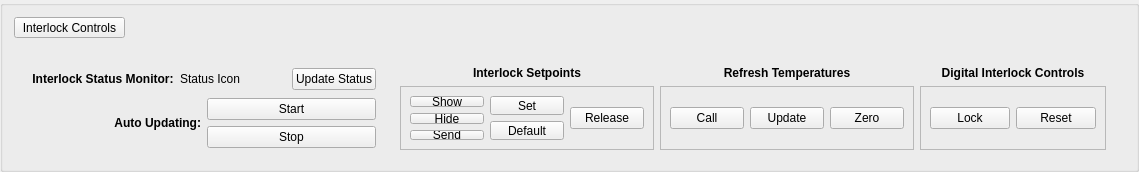
     <widget class="QGroupBox" name="interlock_control_box">
      <property name="sizePolicy">
       <sizepolicy hsizetype="Minimum" vsizetype="Preferred">
        <horstretch>0</horstretch>
        <verstretch>0</verstretch>
       </sizepolicy>
      </property>
      <property name="minimumSize">
       <size>
        <width>90</width>
        <height>0</height>
       </size>
      </property>
      <property name="maximumSize">
       <size>
        <width>16777215</width>
        <height>150</height>
       </size>
      </property>
      <layout class="QVBoxLayout" name="verticalLayout_21">
       <property name="spacing">
        <number>0</number>
       </property>
       <item>
        <spacer name="horizontalSpacer_4">
         <property name="orientation">
          <enum>Qt::Horizontal</enum>
         </property>
         <property name="sizeHint" stdset="0">
          <size>
           <width>200</width>
           <height>0</height>
          </size>
         </property>
        </spacer>
       </item>
       <item>
        <widget class="QPushButton" name="interlock_controls">
         <property name="sizePolicy">
          <sizepolicy hsizetype="Fixed" vsizetype="Fixed">
           <horstretch>0</horstretch>
           <verstretch>0</verstretch>
          </sizepolicy>
         </property>
         <property name="maximumSize">
          <size>
           <width>111</width>
           <height>21</height>
          </size>
         </property>
         <property name="font">
          <font>
           <underline>false</underline>
          </font>
         </property>
         <property name="text">
          <string>Interlock Controls</string>
         </property>
        </widget>
       </item>
       <item>
        <widget class="QWidget" name="control_box" native="true">
         <property name="sizePolicy">
          <sizepolicy hsizetype="Preferred" vsizetype="Fixed">
           <horstretch>0</horstretch>
           <verstretch>0</verstretch>
          </sizepolicy>
         </property>
         <property name="minimumSize">
          <size>
           <width>90</width>
           <height>120</height>
          </size>
         </property>
         <property name="maximumSize">
          <size>
           <width>1134</width>
           <height>100</height>
          </size>
         </property>
         <property name="acceptDrops">
          <bool>false</bool>
         </property>
         <layout class="QHBoxLayout" name="digital_controls">
          <item>
           <layout class="QHBoxLayout" name="horizontalLayout_2">
            <item>
             <layout class="QGridLayout" name="controller">
              <item row="0" column="1">
               <widget class="QFrame" name="control_frame">
                <property name="sizePolicy">
                 <sizepolicy hsizetype="Preferred" vsizetype="Preferred">
                  <horstretch>10</horstretch>
                  <verstretch>0</verstretch>
                 </sizepolicy>
                </property>
                <property name="minimumSize">
                 <size>
                  <width>100</width>
                  <height>0</height>
                 </size>
                </property>
                <layout class="QGridLayout" name="refresh_temps">
                 <item row="1" column="3">
                  <spacer name="horizontalSpacer_2">
                   <property name="orientation">
                    <enum>Qt::Horizontal</enum>
                   </property>
                   <property name="sizeHint" stdset="0">
                    <size>
                     <width>70</width>
                     <height>0</height>
                    </size>
                   </property>
                  </spacer>
                 </item>
                 <item row="0" column="2">
                  <spacer name="horizontalSpacer_12">
                   <property name="orientation">
                    <enum>Qt::Horizontal</enum>
                   </property>
                   <property name="sizeHint" stdset="0">
                    <size>
                     <width>2</width>
                     <height>10</height>
                    </size>
                   </property>
                  </spacer>
                 </item>
                 <item row="0" column="0">
                  <spacer name="horizontalSpacer_10">
                   <property name="orientation">
                    <enum>Qt::Horizontal</enum>
                   </property>
                   <property name="sizeHint" stdset="0">
                    <size>
                     <width>2</width>
                     <height>10</height>
                    </size>
                   </property>
                  </spacer>
                 </item>
                 <item row="0" column="5">
                  <widget class="QLabel" name="digital_lock_label">
                   <property name="font">
                    <font>
                     <weight>75</weight>
                     <bold>true</bold>
                     <underline>false</underline>
                    </font>
                   </property>
                   <property name="text">
                    <string>Digital Interlock Controls</string>
                   </property>
                   <property name="alignment">
                    <set>Qt::AlignCenter</set>
                   </property>
                  </widget>
                 </item>
                 <item row="0" column="3">
                  <widget class="QLabel" name="update_temps_label">
                   <property name="font">
                    <font>
                     <weight>75</weight>
                     <italic>false</italic>
                     <bold>true</bold>
                     <underline>false</underline>
                    </font>
                   </property>
                   <property name="text">
                    <string>Refresh Temperatures</string>
                   </property>
                   <property name="alignment">
                    <set>Qt::AlignCenter</set>
                   </property>
                  </widget>
                 </item>
                 <item row="0" column="4">
                  <spacer name="horizontalSpacer_11">
                   <property name="orientation">
                    <enum>Qt::Horizontal</enum>
                   </property>
                   <property name="sizeHint" stdset="0">
                    <size>
                     <width>2</width>
                     <height>10</height>
                    </size>
                   </property>
                  </spacer>
                 </item>
                 <item row="2" column="3">
                  <widget class="QFrame" name="horizontalFrame">
                   <property name="frameShape">
                    <enum>QFrame::StyledPanel</enum>
                   </property>
                   <layout class="QHBoxLayout" name="horizontalLayout_4">
                    <item>
                     <widget class="QPushButton" name="call_temps">
                      <property name="font">
                       <font>
                        <underline>false</underline>
                       </font>
                      </property>
                      <property name="text">
                       <string>Call</string>
                      </property>
                     </widget>
                    </item>
                    <item>
                     <widget class="QPushButton" name="update_temps">
                      <property name="font">
                       <font>
                        <underline>false</underline>
                       </font>
                      </property>
                      <property name="text">
                       <string>Update</string>
                      </property>
                     </widget>
                    </item>
                    <item>
                     <widget class="QPushButton" name="zero_temps">
                      <property name="font">
                       <font>
                        <underline>false</underline>
                       </font>
                      </property>
                      <property name="text">
                       <string>Zero</string>
                      </property>
                     </widget>
                    </item>
                   </layout>
                  </widget>
                 </item>
                 <item row="2" column="1">
                  <widget class="QFrame" name="horizontalFrame_3">
                   <property name="frameShape">
                    <enum>QFrame::StyledPanel</enum>
                   </property>
                   <layout class="QHBoxLayout" name="horizontalLayout_6">
                    <item>
                     <layout class="QVBoxLayout" name="verticalLayout_2">
                      <item>
                       <widget class="QPushButton" name="show_setpoints">
                        <property name="font">
                         <font>
                          <underline>false</underline>
                         </font>
                        </property>
                        <property name="text">
                         <string>Show</string>
                        </property>
                       </widget>
                      </item>
                      <item>
                       <widget class="QPushButton" name="hide_setpoints">
                        <property name="font">
                         <font>
                          <underline>false</underline>
                         </font>
                        </property>
                        <property name="text">
                         <string>Hide</string>
                        </property>
                       </widget>
                      </item>
                      <item>
                       <widget class="QPushButton" name="send_setpoints">
                        <property name="font">
                         <font>
                          <underline>false</underline>
                         </font>
                        </property>
                        <property name="text">
                         <string>Send</string>
                        </property>
                       </widget>
                      </item>
                     </layout>
                    </item>
                    <item>
                     <layout class="QVBoxLayout" name="verticalLayout_3">
                      <item>
                       <widget class="QPushButton" name="set_setpoints">
                        <property name="font">
                         <font>
                          <underline>false</underline>
                         </font>
                        </property>
                        <property name="text">
                         <string>Set</string>
                        </property>
                       </widget>
                      </item>
                      <item>
                       <widget class="QPushButton" name="default_setpoints">
                        <property name="font">
                         <font>
                          <underline>false</underline>
                         </font>
                        </property>
                        <property name="text">
                         <string>Default</string>
                        </property>
                       </widget>
                      </item>
                     </layout>
                    </item>
                    <item>
                     <widget class="QPushButton" name="release_setpoints">
                      <property name="font">
                       <font>
                        <underline>false</underline>
                       </font>
                      </property>
                      <property name="text">
                       <string>Release</string>
                      </property>
                     </widget>
                    </item>
                   </layout>
                  </widget>
                 </item>
                 <item row="2" column="5">
                  <widget class="QFrame" name="horizontalFrame_2">
                   <property name="frameShape">
                    <enum>QFrame::StyledPanel</enum>
                   </property>
                   <layout class="QHBoxLayout" name="horizontalLayout_5">
                    <item>
                     <widget class="QPushButton" name="digital_lock">
                      <property name="font">
                       <font>
                        <underline>false</underline>
                       </font>
                      </property>
                      <property name="text">
                       <string>Lock</string>
                      </property>
                     </widget>
                    </item>
                    <item>
                     <widget class="QPushButton" name="digital_reset">
                      <property name="font">
                       <font>
                        <underline>false</underline>
                       </font>
                      </property>
                      <property name="text">
                       <string>Reset</string>
                      </property>
                     </widget>
                    </item>
                   </layout>
                  </widget>
                 </item>
                 <item row="0" column="1">
                  <widget class="QLabel" name="call_temps_label">
                   <property name="font">
                    <font>
                     <weight>75</weight>
                     <bold>true</bold>
                     <underline>false</underline>
                    </font>
                   </property>
                   <property name="text">
                    <string>    Interlock Setpoints    </string>
                   </property>
                   <property name="alignment">
                    <set>Qt::AlignCenter</set>
                   </property>
                  </widget>
                 </item>
                </layout>
               </widget>
              </item>
              <item row="0" column="0">
               <widget class="QFrame" name="status_frame">
                <property name="sizePolicy">
                 <sizepolicy hsizetype="Preferred" vsizetype="Preferred">
                  <horstretch>5</horstretch>
                  <verstretch>0</verstretch>
                 </sizepolicy>
                </property>
                <property name="minimumSize">
                 <size>
                  <width>50</width>
                  <height>0</height>
                 </size>
                </property>
                <layout class="QGridLayout" name="controls">
                 <item row="2" column="0">
                  <layout class="QHBoxLayout" name="horizontalLayout_3">
                   <item>
                    <widget class="QLabel" name="status_marker">
                     <property name="font">
                      <font>
                       <weight>75</weight>
                       <bold>true</bold>
                      </font>
                     </property>
                     <property name="text">
                      <string>Interlock Status Monitor:</string>
                     </property>
                     <property name="alignment">
                      <set>Qt::AlignCenter</set>
                     </property>
                    </widget>
                   </item>
                   <item>
                    <widget class="QLabel" name="status_icon">
                     <property name="text">
                      <string>Status Icon</string>
                     </property>
                     <property name="alignment">
                      <set>Qt::AlignCenter</set>
                     </property>
                    </widget>
                   </item>
                   <item>
                    <spacer name="horizontalSpacer_5">
                     <property name="orientation">
                      <enum>Qt::Horizontal</enum>
                     </property>
                     <property name="sizeHint" stdset="0">
                      <size>
                       <width>5</width>
                       <height>20</height>
                      </size>
                     </property>
                    </spacer>
                   </item>
                   <item>
                    <widget class="QPushButton" name="status_update">
                     <property name="text">
                      <string>Update Status</string>
                     </property>
                    </widget>
                   </item>
                  </layout>
                 </item>
                 <item row="3" column="0">
                  <layout class="QHBoxLayout" name="horizontalLayout">
                   <item>
                    <widget class="QLabel" name="label">
                     <property name="font">
                      <font>
                       <weight>75</weight>
                       <bold>true</bold>
                      </font>
                     </property>
                     <property name="text">
                      <string>Auto Updating:</string>
                     </property>
                     <property name="alignment">
                      <set>Qt::AlignRight|Qt::AlignTrailing|Qt::AlignVCenter</set>
                     </property>
                    </widget>
                   </item>
                   <item>
                    <layout class="QVBoxLayout" name="verticalLayout_4">
                     <item>
                      <widget class="QPushButton" name="start_continuous">
                       <property name="text">
                        <string>Start</string>
                       </property>
                      </widget>
                     </item>
                     <item>
                      <widget class="QPushButton" name="stop_continuous">
                       <property name="text">
                        <string>Stop</string>
                       </property>
                      </widget>
                     </item>
                    </layout>
                   </item>
                  </layout>
                 </item>
                </layout>
               </widget>
              </item>
             </layout>
            </item>
           </layout>
          </item>
         </layout>
        </widget>
       </item>
      </layout>
     </widget>
